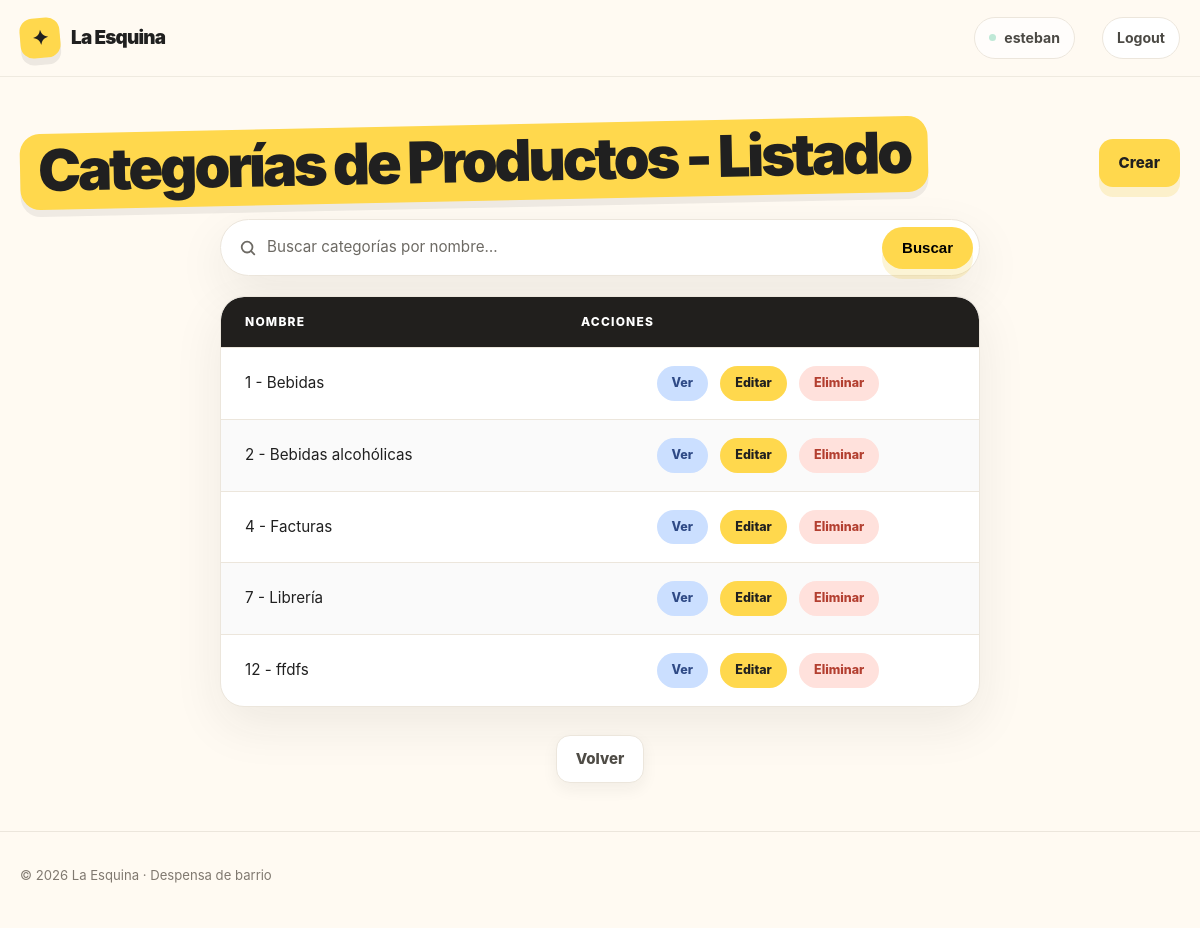
Screenshot of /ventas/categoria/list/ (signed in) with the database file from the repository.
### ventas/models/categoria.py (models this page shows, shortened)
class Categoria(models.Model):
    nombre = models.CharField(unique=True)
    descripcion = models.TextField(blank=True)
    class Meta:
        verbose_name = "Categoría de Producto"
        verbose_name_plural = "Categorías de Productos"

### ventas/views/categoria.py (the view)
# urls.py: path("categoria/list/", categoria_list, name="categoria_list"),
def categoria_list(request: HttpRequest) -> HttpResponse:
    busqueda = request.GET.get("busqueda", "").strip()
    if busqueda:
        categorias = Categoria.objects.filter(nombre__icontains=busqueda)
    else:
        categorias = Categoria.objects.all()
    return render(request, "ventas/categoria_list.html", {"categorias": categorias})

### ventas/templates/ventas/categoria_list.html
{% extends "core/base.html" %}
{% load static %}
{% block styles %}
    <link rel="stylesheet" href="{% static 'core/css/table.css' %}" />
    <link rel="stylesheet" href="{% static 'core/css/search.css' %}" />
{% endblock styles %}
{% block content %}
    <div class="container section">
        <div class="page-head">
            <h1 class="page-title">Categorías de Productos - Listado</h1>
            <a class="button button-primary"
               href="{% url 'ventas:categoria_create' %}">Crear</a>
        </div>
        {% include "core/partials/search.html" with placeholder="Buscar categorías por nombre…" label="Buscar categorías" clear_url="ventas:categoria_list" %}
        <table class="data-table">
            <thead>
                <tr>
                    <th>Nombre</th>
                    <th>Acciones</th>
                </tr>
            </thead>
            <tbody>
                {% for categoria in categorias %}
                    <tr>
                        <td>{{ categoria.pk }} - {{ categoria.nombre }}</td>
                        <td class="table-actions">
                            <a class="table-action table-action--view"
                               href="{% url 'ventas:categoria_detail' categoria.pk %}">Ver</a>
                            <a class="table-action table-action--edit"
                               href="{% url 'ventas:categoria_update' categoria.pk %}">Editar</a>
                            <a class="table-action table-action--danger"
                               href="{% url 'ventas:categoria_delete' categoria.pk %}">Eliminar</a>
                        </td>
                    </tr>
                {% empty %}
                    <tr>
                        <td class="table-empty" colspan="2">No hay categorías disponibles.</td>
                    </tr>
                {% endfor %}
            </tbody>
        </table>
        <div class="page-actions">
            <a class="button button-secondary" href="{% url 'ventas:home' %}">Volver</a>
        </div>
    </div>
{% endblock content %}

### core/templates/core/partials/header.html (shortened to what this page needs)
<div class="nav">
    <div class="container nav-inner">
        <a href="/" class="brand" aria-label="La Esquina, inicio">
            <span class="brand-mark">✦</span>
            <span>La Esquina</span>
        </a>
        <nav class="nav-links" aria-label="Navegación principal">
            {% if user.is_authenticated %}
                <span class="nav-user">{{ user.username }}</span>
                <form action="{% url 'core:logout' %}" method="post">
                    <button class="nav-logout" type="submit">Logout</button>
                </form>
            {% else %}
                <a href="{% url 'core:login' %}" class="nav-cta">Acceder</a>
            {% endif %}
        </nav>
    </div>
</div>

### core/static/core/css/base.css (style rules this page uses)
:root { --bg: #fffaf2; --surface: #fff; --ink: #202020; --muted: #6d6a64; --line: #ece6dc; --yellow: #ffd84d; --coral: #ff806f; --mint: #bfe9d7; --blue: #cbdfff; --pink: #ffd3df; --shadow: 0 18px 50px rgba(32, 32, 32, 0.08); }
* { box-sizing: border-box; margin: 0; padding: 0; }
html { scroll-behavior: smooth; }
body { font-family: Inter, ui-sans-serif, system-ui, -apple-system, BlinkMacSystemFont, "Segoe UI", sans-serif; background: var(--bg); color: var(--ink); line-height: 1.5; display: flex; flex-direction: column; min-height: 100vh; }
a { color: inherit; text-decoration: none; }
.container { width: min(1160px, calc(100% - 40px)); margin: 0 auto; }

### core/static/core/css/nav.css (style rules this page uses)
.nav { position: sticky; top: 0; z-index: 20; background: rgba(255, 250, 242, 0.9); backdrop-filter: blur(14px); border-bottom: 1px solid rgba(236, 230, 220, 0.8); }
.nav-inner { min-height: 76px; display: flex; align-items: center; justify-content: space-between; gap: 24px; }
.brand { display: inline-flex; align-items: center; gap: 11px; font-weight: 900; font-size: 1.18rem; letter-spacing: -0.04em; }
.brand-mark { width: 40px; height: 40px; display: grid; place-items: center; border-radius: 13px; background: var(--yellow); transform: rotate(-5deg); font-size: 1.25rem; box-shadow: 0 7px 0 rgba(32, 32, 32, 0.08); }
.nav-links { display: flex; align-items: center; gap: 27px; color: #4b4944; font-size: 0.94rem; font-weight: 700; }
.nav-user { display: inline-flex; align-items: center; gap: 8px; padding: 9px 14px; border: 1px solid var(--line); border-radius: 999px; background: rgba(255, 255, 255, 0.72); color: #4b4944; font-size: 0.88rem; font-weight: 750; }
.nav-user::before { width: 7px; height: 7px; border-radius: 50%; background: var(--mint); content: ""; }
.nav-links form { display: flex; }
.nav-logout { padding: 9px 14px; border: 1px solid var(--line); border-radius: 999px; background: var(--surface); color: #4b4944; font: inherit; font-size: 0.88rem; font-weight: 750; cursor: pointer; transition: transform 0.2s ease, box-shadow 0.2s ease, border-color 0.2s ease; }

### core/static/core/css/components.css (style rules this page uses)
.page-title { display: inline-block; margin-bottom: 18px; padding: 6px 18px 10px; border-radius: 20px; background: var(--yellow); box-shadow: 0 7px 0 rgba(32, 32, 32, 0.07); font-size: clamp(2.3rem, 5.5vw, 3.6rem); font-weight: 950; line-height: 1.05; letter-spacing: -0.055em; transform: rotate(-1.2deg); }
.button { display: inline-flex; align-items: center; justify-content: center; gap: 9px; min-height: 48px; padding: 0 19px; border-radius: 14px; border: 1px solid transparent; font-size: 0.94rem; font-weight: 850; transition: transform 0.2s ease, box-shadow 0.2s ease; }
.button-primary { background: var(--yellow); box-shadow: 0 10px 0 rgba(237, 191, 23, 0.18); }
.button-secondary { background: var(--surface); border-color: var(--line); color: #4f4c46; box-shadow: 0 6px 16px rgba(32, 32, 32, 0.06); }
.page-actions { display: flex; justify-content: center; gap: 12px; }
.page-head { display: flex; align-items: center; justify-content: space-between; flex-wrap: wrap; gap: 16px; margin-bottom: 18px; }
.page-head .page-title { margin-bottom: 0; }
.section { padding: 48px 0; }

### rows the page displays
Categoria: pk "1", nombre "Bebidas"
Categoria: pk "2", nombre "Bebidas alcohólicas"
Categoria: pk "4", nombre "Facturas"
Categoria: pk "7", nombre "Librería"
Categoria: pk "12", nombre "ffdfs"

### other values shown
{{ user.username }} "esteban"
